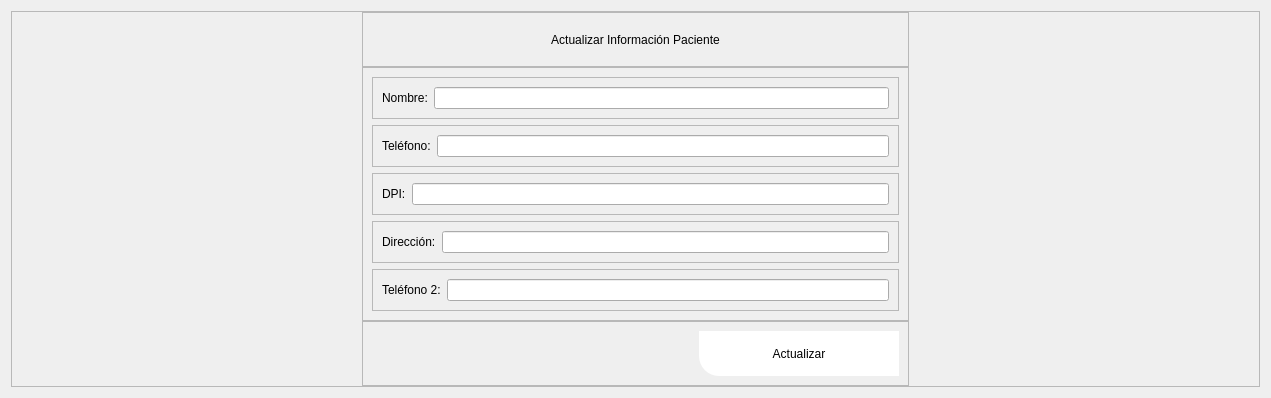
            <widget class="QWidget" name="page_actualizar_paciente">
             <layout class="QVBoxLayout" name="verticalLayout_20">
              <item>
               <widget class="QFrame" name="frame_30">
                <property name="frameShape">
                 <enum>QFrame::StyledPanel</enum>
                </property>
                <property name="frameShadow">
                 <enum>QFrame::Raised</enum>
                </property>
                <layout class="QVBoxLayout" name="verticalLayout_17">
                 <property name="spacing">
                  <number>0</number>
                 </property>
                 <property name="leftMargin">
                  <number>350</number>
                 </property>
                 <property name="topMargin">
                  <number>0</number>
                 </property>
                 <property name="rightMargin">
                  <number>350</number>
                 </property>
                 <property name="bottomMargin">
                  <number>0</number>
                 </property>
                 <item>
                  <widget class="QFrame" name="frame_31">
                   <property name="minimumSize">
                    <size>
                     <width>0</width>
                     <height>55</height>
                    </size>
                   </property>
                   <property name="maximumSize">
                    <size>
                     <width>16777215</width>
                     <height>55</height>
                    </size>
                   </property>
                   <property name="frameShape">
                    <enum>QFrame::StyledPanel</enum>
                   </property>
                   <property name="frameShadow">
                    <enum>QFrame::Raised</enum>
                   </property>
                   <layout class="QVBoxLayout" name="verticalLayout_18">
                    <item>
                     <widget class="QLabel" name="label_9">
                      <property name="maximumSize">
                       <size>
                        <width>16777215</width>
                        <height>55</height>
                       </size>
                      </property>
                      <property name="styleSheet">
                       <string notr="true">color: rgb(0,0,0);
font: 75 10pt &quot;Open Sans Semibold&quot;</string>
                      </property>
                      <property name="text">
                       <string>Actualizar Información Paciente</string>
                      </property>
                      <property name="alignment">
                       <set>Qt::AlignCenter</set>
                      </property>
                     </widget>
                    </item>
                   </layout>
                  </widget>
                 </item>
                 <item>
                  <widget class="QFrame" name="frame_32">
                   <property name="frameShape">
                    <enum>QFrame::StyledPanel</enum>
                   </property>
                   <property name="frameShadow">
                    <enum>QFrame::Raised</enum>
                   </property>
                   <layout class="QVBoxLayout" name="verticalLayout_19">
                    <item>
                     <widget class="QFrame" name="frame_33">
                      <property name="frameShape">
                       <enum>QFrame::StyledPanel</enum>
                      </property>
                      <property name="frameShadow">
                       <enum>QFrame::Raised</enum>
                      </property>
                      <layout class="QHBoxLayout" name="horizontalLayout_22">
                       <item>
                        <widget class="QLabel" name="label_13">
                         <property name="styleSheet">
                          <string notr="true">color: rgb(0,0,0);
font: 75 10pt &quot;Open Sans Semibold&quot;</string>
                         </property>
                         <property name="text">
                          <string>Nombre:</string>
                         </property>
                        </widget>
                       </item>
                       <item>
                        <widget class="QLineEdit" name="info_usuario_13"/>
                       </item>
                      </layout>
                     </widget>
                    </item>
                    <item>
                     <widget class="QFrame" name="frame_34">
                      <property name="frameShape">
                       <enum>QFrame::StyledPanel</enum>
                      </property>
                      <property name="frameShadow">
                       <enum>QFrame::Raised</enum>
                      </property>
                      <layout class="QHBoxLayout" name="horizontalLayout_23">
                       <item>
                        <widget class="QLabel" name="label_18">
                         <property name="styleSheet">
                          <string notr="true">color: rgb(0,0,0);
font: 75 10pt &quot;Open Sans Semibold&quot;</string>
                         </property>
                         <property name="text">
                          <string>Teléfono:</string>
                         </property>
                        </widget>
                       </item>
                       <item>
                        <widget class="QLineEdit" name="info_usuario_14"/>
                       </item>
                      </layout>
                     </widget>
                    </item>
                    <item>
                     <widget class="QFrame" name="frame_35">
                      <property name="frameShape">
                       <enum>QFrame::StyledPanel</enum>
                      </property>
                      <property name="frameShadow">
                       <enum>QFrame::Raised</enum>
                      </property>
                      <layout class="QHBoxLayout" name="horizontalLayout_25">
                       <item>
                        <widget class="QLabel" name="label_19">
                         <property name="styleSheet">
                          <string notr="true">color: rgb(0,0,0);
font: 75 10pt &quot;Open Sans Semibold&quot;</string>
                         </property>
                         <property name="text">
                          <string>DPI:</string>
                         </property>
                        </widget>
                       </item>
                       <item>
                        <widget class="QLineEdit" name="info_usuario_15"/>
                       </item>
                      </layout>
                     </widget>
                    </item>
                    <item>
                     <widget class="QFrame" name="frame_36">
                      <property name="frameShape">
                       <enum>QFrame::StyledPanel</enum>
                      </property>
                      <property name="frameShadow">
                       <enum>QFrame::Raised</enum>
                      </property>
                      <layout class="QHBoxLayout" name="horizontalLayout_26">
                       <item>
                        <widget class="QLabel" name="label_20">
                         <property name="styleSheet">
                          <string notr="true">color: rgb(0,0,0);
font: 75 10pt &quot;Open Sans Semibold&quot;</string>
                         </property>
                         <property name="text">
                          <string>Dirección:</string>
                         </property>
                        </widget>
                       </item>
                       <item>
                        <widget class="QLineEdit" name="info_usuario_16"/>
                       </item>
                      </layout>
                     </widget>
                    </item>
                    <item>
                     <widget class="QFrame" name="frame_37">
                      <property name="frameShape">
                       <enum>QFrame::StyledPanel</enum>
                      </property>
                      <property name="frameShadow">
                       <enum>QFrame::Raised</enum>
                      </property>
                      <layout class="QHBoxLayout" name="horizontalLayout_27">
                       <item>
                        <widget class="QLabel" name="label_21">
                         <property name="styleSheet">
                          <string notr="true">color: rgb(0,0,0);
font: 75 10pt &quot;Open Sans Semibold&quot;</string>
                         </property>
                         <property name="text">
                          <string>Teléfono 2:</string>
                         </property>
                        </widget>
                       </item>
                       <item>
                        <widget class="QLineEdit" name="info_usuario_17"/>
                       </item>
                      </layout>
                     </widget>
                    </item>
                   </layout>
                  </widget>
                 </item>
                 <item>
                  <widget class="QFrame" name="frame_38">
                   <property name="maximumSize">
                    <size>
                     <width>16777215</width>
                     <height>100</height>
                    </size>
                   </property>
                   <property name="frameShape">
                    <enum>QFrame::StyledPanel</enum>
                   </property>
                   <property name="frameShadow">
                    <enum>QFrame::Raised</enum>
                   </property>
                   <layout class="QHBoxLayout" name="horizontalLayout_28">
                    <item>
                     <spacer name="horizontalSpacer_8">
                      <property name="orientation">
                       <enum>Qt::Horizontal</enum>
                      </property>
                      <property name="sizeHint" stdset="0">
                       <size>
                        <width>327</width>
                        <height>20</height>
                       </size>
                      </property>
                     </spacer>
                    </item>
                    <item>
                     <widget class="QPushButton" name="cargar_invetario_18">
                      <property name="minimumSize">
                       <size>
                        <width>200</width>
                        <height>45</height>
                       </size>
                      </property>
                      <property name="maximumSize">
                       <size>
                        <width>150</width>
                        <height>16777215</height>
                       </size>
                      </property>
                      <property name="styleSheet">
                       <string notr="true">QFrame{
background-color: rgb(51, 157, 255);
}

QPushButton{
color: rgb(0, 0, 0);
	background-color: rgb(255, 255, 255);
border-bottom-left-radius:20px;
font: 75 9pt &quot;Open Sans Semibold&quot;
}

QPushButton:hover{
color: rgb(255, 255, 255);
background-color: rgb(160, 207, 41);
border-bottom-left-radius:10px;
border-bottom-right-radius:10px;
border-top-left-radius:10px;
border-top-right-radius:10px;
font: 75 9pt  &quot;Open Sans Semibold&quot;
}</string>
                      </property>
                      <property name="text">
                       <string>Actualizar</string>
                      </property>
                      <property name="icon">
                       <iconset>
                        <normaloff>../../../Desktop/Centro Médico Tejutla/Iconos Farmacia/y (1).png</normaloff>../../../Desktop/Centro Médico Tejutla/Iconos Farmacia/y (1).png</iconset>
                      </property>
                      <property name="iconSize">
                       <size>
                        <width>55</width>
                        <height>50</height>
                       </size>
                      </property>
                     </widget>
                    </item>
                   </layout>
                  </widget>
                 </item>
                </layout>
               </widget>
              </item>
             </layout>
            </widget>
